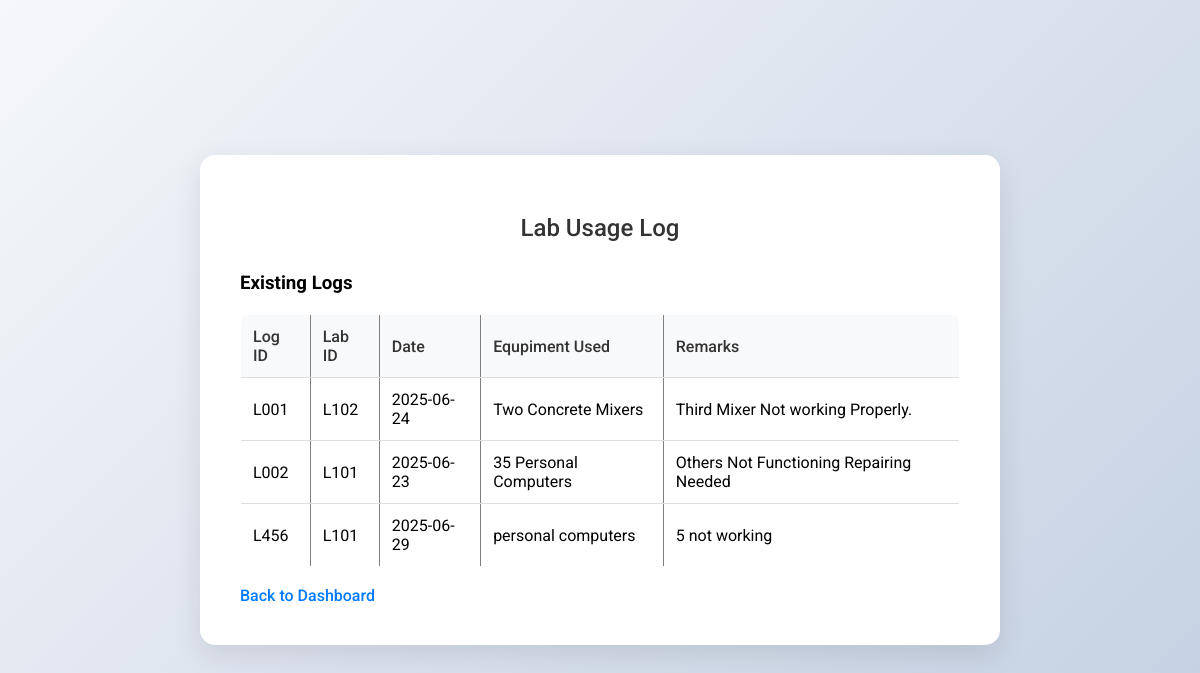
The app's page /lab_usage_log.php (signed in) with its own data.
### tables this page shows
CREATE TABLE `lab_usage_log` (
  `Log_ID` varchar(10) NOT NULL,
  `Lab_ID` varchar(10) DEFAULT NULL,
  `User_ID` varchar(10) DEFAULT NULL,
  `Access_Date` date DEFAULT NULL,
  `Equipment_Used` text DEFAULT NULL,
  `Remarks` text DEFAULT NULL
);

### lab_usage_log.php (the view, shortened to what this page needs)
<?php
include 'db_connect.php';
$result = $conn->query("SELECT * FROM lab_usage_log");
?>
<!DOCTYPE html>
<html lang="en">
<head>
    <link rel="stylesheet" href="style.css">
</head>
<body>
    <div class="dashboard-container">
        <h2>Lab Usage Log</h2>
        <h3>Existing Logs</h3>
        <table border="1">
            <tr>
                <th>Log ID</th>
                <th>Lab ID</th>
                <th>Date</th>
                <th>Equpiment Used</th>
				<th>Remarks</th>
            </tr>
            <?php while ($row = $result->fetch_assoc()) { ?>
                <tr>
                    <td><?= $row['Log_ID'] ?></td>
                    <td><?= $row['Lab_ID'] ?></td>
                    <td><?= $row['Access_Date'] ?></td>
                    <td><?= $row['Equipment_Used'] ?></td>
					<td><?= $row['Remarks'] ?></td>
                </tr>
            <?php } ?>
        </table>
        <br><a href="<?php echo $_SESSION['Role'] == 'Student' ? 'student_dashboard.php' : ($_SESSION['Role'] == 'Lab TO' ? 'labto_dashboard.php' : ($_SESSION['Role'] == 'Lecture in Charge' ? 'lecture_in_charge_dashboard.php' : 'instructor_dashboard.php')); ?>">Back to Dashboard</a>
    </div>
</body>
</html>

### style.css (style rules this page uses)
body { font-family: 'Roboto', sans-serif; background: linear-gradient(135deg, #f5f7fa, #c3cfe2); margin: 0; padding: 0; display: flex; justify-content: center; align-items: center; min-height: 100vh; }
.login-container, .dashboard-container { background: #ffffff; padding: 40px; border-radius: 15px; box-shadow: 0 10px 30px rgba(0, 0, 0, 0.1); width: 100%; max-width: 800px; margin: 20px auto; box-sizing: border-box; }
h2 { text-align: center; color: #333; margin-bottom: 30px; font-weight: 500; }
table { width: 100%; border-collapse: collapse; margin-top: 20px; background-color: #fff; border-radius: 8px; overflow: hidden; }
th, td { padding: 12px; text-align: left; border-bottom: 1px solid #ddd; }
th { background-color: #f8f9fa; font-weight: 500; color: #333; }
a { color: #007bff; text-decoration: none; font-weight: 500; }

### records on screen
lab_usage_log: Log_ID "L001", Lab_ID "L102", Access_Date "2025-06-24", Equipment_Used "Two Concrete Mixers", Remarks "Third Mixer Not working Properly."
lab_usage_log: Log_ID "L002", Lab_ID "L101", Access_Date "2025-06-23", Equipment_Used "35 Personal Computers", Remarks "Others Not Functioning Repairing Needed"
lab_usage_log: Log_ID "L456", Lab_ID "L101", Access_Date "2025-06-29", Equipment_Used "personal computers", Remarks "5 not working"
